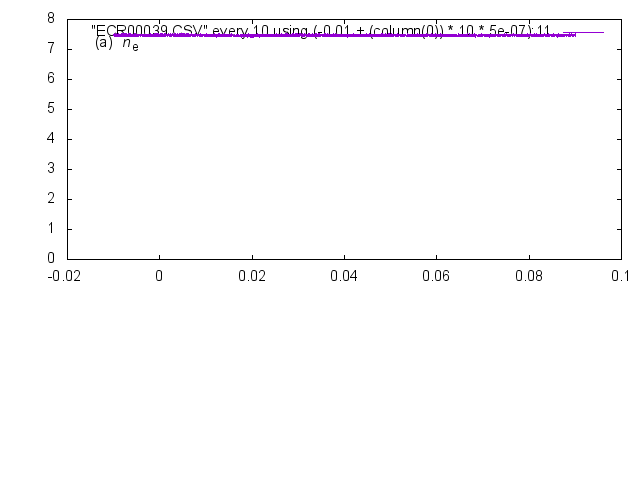

The gnuplot source for this figure:
set term png enhanced transparent truecolor font arial 11 size 640, 480
set out "PlotRaw_DL750_CH11.png"
set datafile separator ','
set multiplot 
set origin 0.0, 0.46
set size 1.0, 0.5
set lmargin 7.5
set rmargin 2
set tmargin 0
set bmargin 0
set label 2 left at graph 0.05,0.9 "{/Arial (a)} {/Arial:Italic n}_{/Arial e}"
set yrange [*<0:0<*]
plot "ECR00039.CSV" every 10 using (-0.01 + (column(0)) * 10 * 5e-07):11 with line
